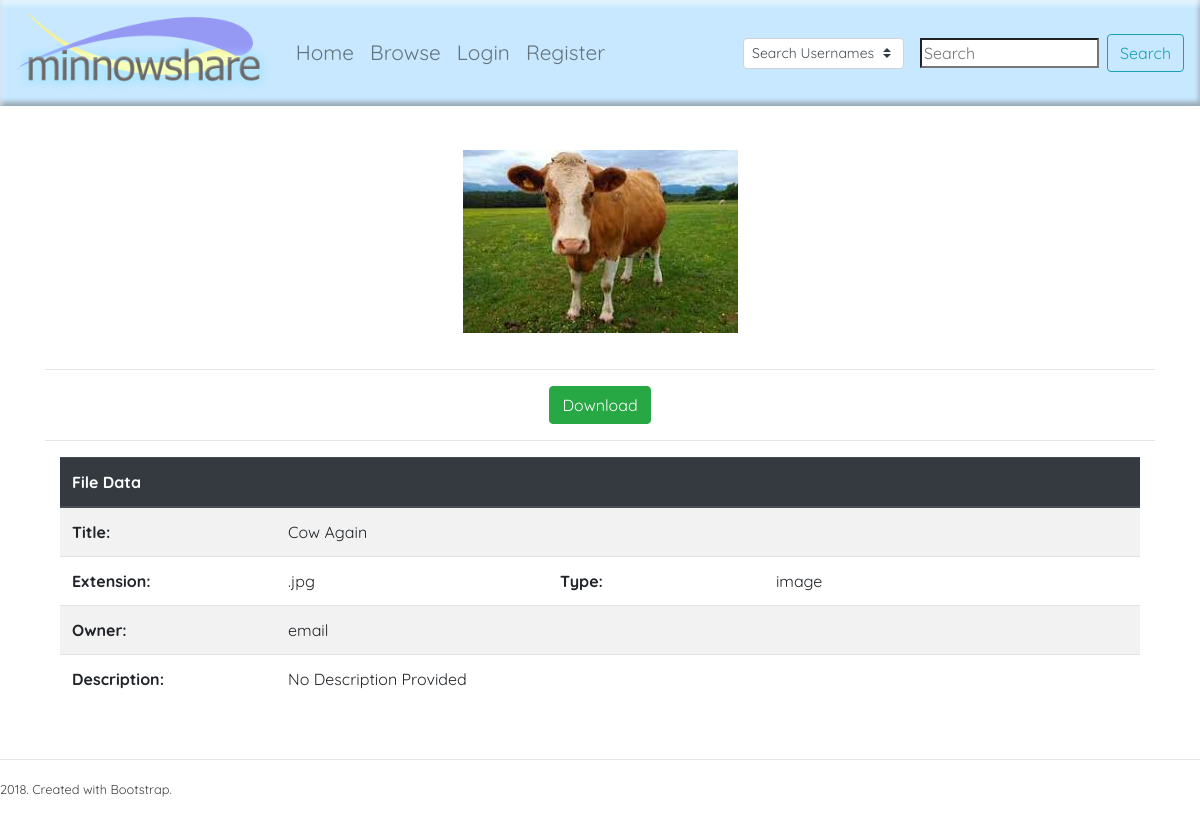
/file.php?share=public&file=5, run on the app's committed database.
### tables this page shows
CREATE TABLE `public_uploads` (
  `item_id` int(8) NOT NULL,
  `owner_id` int(11) NOT NULL,
  `title` varchar(40) NOT NULL,
  `short` varchar(255) DEFAULT NULL,
  `description` text,
  `file_name` varchar(255) NOT NULL
);

CREATE TABLE `users` (
  `userid` int(11) NOT NULL,
  `username` varchar(20) NOT NULL,
  `pass` varchar(64) NOT NULL,
  `email` varchar(255) NOT NULL
);

### includes/functions.php (called while the page is built, shortened)
<?php
function get_file_type($file){
    $ext = strtolower(pathinfo($file)['extension']);
    if (in_array($ext, array('png', 'jpg', 'jpeg', 'gif', 'svg', 'bmp', 'ico', 'apng'))) return 'image';
    return 'unknown';
}
?>

### file.php (the view, shortened to what this page needs)
<?php
include("header.php");
$file_id = $_GET['file'];
switch($_GET['share']){
    case 'public': case 'friends': case 'private':
        $sharetype = $_GET['share'];
        break;
}
include_once("./includes/functions.php");
require("./includes/connection.php");
$table = $sharetype . "_uploads";
$query = "SELECT owner_id, title, short, description, file_name FROM $table WHERE item_id=$file_id";
$file_data = mysqli_query($con, $query);
$file_data = mysqli_fetch_assoc($file_data);
$filename = $file_data['file_name'];
$file_type = get_file_type($filename);
$file_info = pathinfo($filename);
$owner_id = $file_data['owner_id'];
$description = $file_data['description']=="NULL" ? 'No Description Provided' : $file_data['description'];
if(! $owner_name = mysqli_query($con, "SELECT username FROM users WHERE userid=$owner_id")) back("Owner not Found");
$owner_name = mysqli_fetch_assoc($owner_name)['username'];
$path_to_file = "./uploads/$sharetype/$owner_id/";
$img = $path_to_file . $file_info['filename'] . '^@&$' . ".*";
$img = glob($img);
if($img){
    $img = $img[0];
} elseif ($file_type == 'image') {
    $img = $path_to_file . $filename;
} else {$img = "./images/".$file_type.'.jpg';
}
?>
<div class="container" align=center>
   <a href="<?php echo $img ?>">
        <img class="filepic" src="<?php echo $img ?>" alt="<?php echo $file_data['title'];?>">
    </a>
    <hr>
    <form action="scripts/download.php" method="post">
        <button type="submit" class="btn btn-success">Download</button>
    </form>
    <hr>
    <div class="container">
        <table class="table table-striped table-hover" id="fileInfo">
          <thead class="thead-dark">
            <tr>
              <th colspan="4">File Data</th>
            </tr>
          </thead>
          <tbody>
            <tr>
              <th scope="row">Title:</th>
              <td colspan="3"><?php echo $file_data['title']; ?></td>
            </tr>
            <tr>
              <th scope="row">Extension:</th>
              <td><?php echo ".".$file_info['extension']; ?></td>
              <th scope="row">Type:</th>
              <td><?php echo $file_type; ?></td>
            </tr>
            <tr>
              <th scope="row">Owner:</th>
              <td colspan="3"><a href="profile.php?user=<?php echo $owner_id; ?>"><?php echo $owner_name; ?></a></td>
            </tr>
            <tr>
            <th scope="row">Description:</th>
              <td colspan="3"><?php echo $description; ?></td>
            </tr>
          </tbody>
        </table>
   </div>
</div>
<?php include("footer.php"); ?>

### css/style.css (style rules this page uses)
html, body { height:100%; }
body { font-family: 'Quicksand', sans-serif; color: #404040; }
a { color: inherit; }
.filepic { max-width: 90%; padding: 20px 20px 20px 20px; }
table th { width: 20%; }

### data on the page
public_uploads: owner+file_name (picture), title "Cow Again", file_name "jpg", file_name "image", description "No Description Provided"
users: username "email"

### other printed values
$page "Home"
$page "Browse"
$page "Login"
$page "Register"
